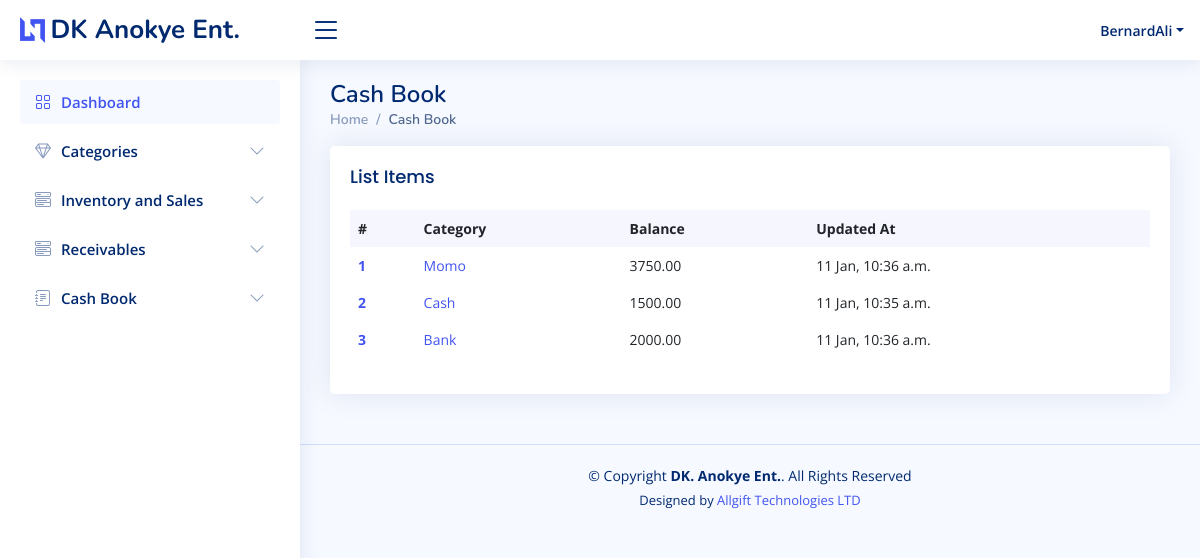
/cash_items/ (signed in), run on the app's committed database.
### core/models.py (models this page shows, shortened)
class Cash(models.Model):
    category = models.CharField(max_length=50, blank=True, null=True, choices=CASH_CHOICE)
    recipient = models.CharField(max_length=50)
    detail = models.TextField(max_length=50)
    created_on = models.DateTimeField(auto_now_add=True)
    amount_in = models.DecimalField(max_digits=10, decimal_places=2, blank=True, null=True)
    amount_out = models.DecimalField(max_digits=10, decimal_places=2, blank=True, null=True)
    impriest_level = models.DecimalField(max_digits=10, decimal_places=2, blank=True, null=True)
    balance = models.DecimalField(max_digits=10, decimal_places=2, blank=True, null=True)
    issue_by = models.CharField(max_length=50, blank=True, null=True)
    export_to_CSV = models.BooleanField(default=False)
    last_updated = models.DateTimeField(auto_now=True)

### core/views.py (the view)
# urls.py: path('cash_items/', views.cash_item, name='cash_items'),
@login_required
def cash_item(request):
    queryset = Cash.objects.all()
    context = {
        "queryset": queryset,
    }
    return render(request, "cash_item.html", context)

### templates/cash_item.html (shortened to what this page needs)
{% extends 'base.html' %}
{% load crispy_forms_tags %}
{% block content %}
     <div class="pagetitle">
      <h1>Cash Book</h1>
      <nav>
        <ol class="breadcrumb">
          <li class="breadcrumb-item"><a href="{% url 'home' %}">Home</a></li>
          <li class="breadcrumb-item active">Cash Book</li>
        </ol>
      </nav>
    </div>
     <section class="section dashboard">
            <div class="col-12">
              <div class="card recent-sales overflow-auto">
                <div class="card-body">
                  <h5 class="card-title">List Items </h5>
                  <table class="table table-borderless datatable table-hover">
                    <thead>
                      <tr>
                        <th scope="col">#</th>
                        <th scope="col">Category</th>
                        <th scope="col">Balance</th>
                        <th scope="col">Updated At</th>
                      </tr>
                    </thead>
                    <tbody>
                      {% for instance in queryset%}
                        <tr>
                        <th scope="row"><a href="#">{{ forloop.counter }}</a></th>
                        <td><a href="{% url 'cash_detail' instance.id %}">{{instance.category}}</a></td>
                        <td>{% if instance.balance <= instance.impriest_level %}
                              <div style="background-color: orange;">{{instance.balance}}</div>
                              {% else %}{{instance.balance}}
                              {% endif %}</td>
                        <td>{{instance.last_updated|date:"d M, h:i a"}}</td>
                      </tr>
                      {% endfor %}
                    </tbody>
                  </table>
                </div>
              </div>
            </div>
    </section>
{% endblock content %}

### templates/base.html (shortened to what this page needs)
{% load static %}
<!DOCTYPE html>
<html lang="en">
<head>
  <link href="{% static 'assets/vendor/bootstrap/css/bootstrap.min.css' %}" rel="stylesheet">
  <link href="{% static 'assets/vendor/bootstrap-icons/bootstrap-icons.css' %}" rel="stylesheet">
  <link href="{% static 'assets/vendor/boxicons/css/boxicons.min.css' %}" rel="stylesheet">
  <link href="{% static 'assets/vendor/quill/quill.snow.css' %}" rel="stylesheet">
  <link href="{% static 'assets/vendor/quill/quill.bubble.css' %}" rel="stylesheet">
  <link href="{% static 'assets/vendor/remixicon/remixicon.css' %}" rel="stylesheet">
  <link href="{% static 'assets/vendor/simple-datatables/style.css' %}" rel="stylesheet">
  <link href="{% static 'assets/css/style.css' %}" rel="stylesheet">
</head>
<body>
  <header id="header" class="header fixed-top d-flex align-items-center">
    <div class="d-flex align-items-center justify-content-between">
      <a href="{% url 'home' %}" class="logo d-flex align-items-center">
        <img src="{% static 'assets/img/logo.png' %}" alt="">
        <span class="d-none d-lg-block">DK Anokye Ent.</span>
      </a>
      <i class="bi bi-list toggle-sidebar-btn"></i>
    </div>
    <nav class="header-nav ms-auto">
      <ul class="d-flex align-items-center">
        {% if request.user.is_authenticated %}
        <li class="nav-item dropdown pe-3">
          <a class="nav-link nav-profile d-flex align-items-center pe-0" href="#" data-bs-toggle="dropdown">
            <span class="d-none d-md-block dropdown-toggle ps-2">{{ user.username }}</span>
          </a>
        </li>
        {% endif %}
      </ul>
    </nav>
  </header>
  <aside id="sidebar" class="sidebar">
    <ul class="sidebar-nav" id="sidebar-nav">
      <li class="nav-item">
        <a class="nav-link " href="{% url 'home' %}">
          <i class="bi bi-grid"></i>
          <span>Dashboard</span>
        </a>
      </li>
        {% if request.user.is_authenticated and request.user.is_superuser %}
      <li class="nav-item">
        <a class="nav-link collapsed" data-bs-target="#icons-nav" data-bs-toggle="collapse" href="#">
          <i class="bi bi-gem"></i><span>Categories</span><i class="bi bi-chevron-down ms-auto"></i>
        </a>
      </li>
      {% endif %}
      <li class="nav-item">
        <a class="nav-link collapsed" data-bs-target="#components-nav" data-bs-toggle="collapse" href="#">
          <i class="bi bi-menu-button-wide"></i><span>Inventory and Sales</span><i class="bi bi-chevron-down ms-auto"></i>
        </a>
      </li>
      <li class="nav-item">
        <a class="nav-link collapsed" data-bs-target="#components-rec" data-bs-toggle="collapse" href="#">
          <i class="bi bi-menu-button-wide"></i><span>Receivables</span><i class="bi bi-chevron-down ms-auto"></i>
        </a>
      </li>
      {% if request.user.is_authenticated and request.user.is_superuser %}
      <li class="nav-item">
        <a class="nav-link collapsed" data-bs-target="#forms-nav" data-bs-toggle="collapse" href="#">
          <i class="bi bi-journal-text"></i><span>Cash Book</span><i class="bi bi-chevron-down ms-auto"></i>
        </a>
      </li>
      {% endif %}
    </ul>
  </aside>
  <main id="main" class="main">
      {% block content %}
      {% endblock content %}
  </main>
  <footer id="footer" class="footer">
    <div class="copyright">
      &copy; Copyright <strong><span>DK. Anokye Ent.</span></strong>. All Rights Reserved
    </div>
    <div class="credits">
      Designed by <a href="https://allgifttechnologies.com/">Allgift Technologies LTD</a>
    </div>
  </footer>
</body>
</html>

### static/assets/css/style.css (style rules this page uses)
:root { scroll-behavior: smooth; }
body { font-family: "Open Sans", sans-serif; background: #f6f9ff; color: #444444; }
a { color: #4154f1; text-decoration: none; }
h1, h2, h3, h4, h5, h6 { font-family: "Nunito", sans-serif; }
#main { margin-top: 60px; padding: 20px 30px; transition: all 0.3s; }
.pagetitle { margin-bottom: 10px; }
.pagetitle h1 { font-size: 24px; margin-bottom: 0; font-weight: 600; color: #012970; }
.card { margin-bottom: 30px; border: none; border-radius: 5px; box-shadow: 0px 0 30px rgba(1, 41, 112, 0.1); }
.card-title { padding: 20px 0 15px 0; font-size: 18px; font-weight: 500; color: #012970; font-family: "Poppins", sans-serif; }
.card-body { padding: 0 20px 20px 20px; }
.breadcrumb { font-size: 14px; font-family: "Nunito", sans-serif; color: #899bbd; font-weight: 600; }
.breadcrumb a { color: #899bbd; transition: 0.3s; }
.breadcrumb .breadcrumb-item::before { color: #899bbd; }
.breadcrumb .active { color: #51678f; font-weight: 600; }
.logo { line-height: 1; }
@media (min-width: 1200px) { .logo { width: 280px; } }
.logo img { max-height: 26px; margin-right: 6px; }
.logo span { font-size: 26px; font-weight: 700; color: #012970; font-family: "Nunito", sans-serif; }
.header { transition: all 0.5s; z-index: 997; height: 60px; box-shadow: 0px 2px 20px rgba(1, 41, 112, 0.1); background-color: #fff; padding-left: 20px; }
.header .toggle-sidebar-btn { font-size: 32px; padding-left: 10px; cursor: pointer; color: #012970; }
.header-nav ul { list-style: none; }
.header-nav>ul { margin: 0; padding: 0; }
.header-nav .nav-profile { color: #012970; }
.header-nav .nav-profile span { font-size: 14px; font-weight: 600; }
.sidebar { position: fixed; top: 60px; left: 0; bottom: 0; width: 300px; z-index: 996; transition: all 0.3s; padding: 20px; overflow-y: auto; scrollbar-width: thin; scrollbar-color: #aab7cf transparent; box-shadow: 0px 0px 20px rgba(1, 41, 112, 0.1); background-color: #fff; }
@media (min-width: 1200px) { #main, #footer { margin-left: 300px; } }
.sidebar-nav { padding: 0; margin: 0; list-style: none; }
.sidebar-nav li { padding: 0; margin: 0; list-style: none; }
.sidebar-nav .nav-item { margin-bottom: 5px; }
.sidebar-nav .nav-link { display: flex; align-items: center; font-size: 15px; font-weight: 600; color: #4154f1; transition: 0.3; background: #f6f9ff; padding: 10px 15px; border-radius: 4px; }
.sidebar-nav .nav-link i { font-size: 16px; margin-right: 10px; color: #4154f1; }
.sidebar-nav .nav-link.collapsed { color: #012970; background: #fff; }
.sidebar-nav .nav-link.collapsed i { color: #899bbd; }
.sidebar-nav .nav-link .bi-chevron-down { margin-right: 0; transition: transform 0.2s ease-in-out; }
.dashboard .recent-sales { font-size: 14px; }
.dashboard .recent-sales .table thead { background: #f6f6fe; }
.dashboard .recent-sales .table thead th { border: 0; }
.footer { padding: 20px 0; font-size: 14px; transition: all 0.3s; border-top: 1px solid #cddfff; }
.footer .copyright { text-align: center; color: #012970; }
.footer .credits { padding-top: 5px; text-align: center; font-size: 13px; color: #012970; }

### data on the page
Cash: category "Momo", balance "3750.00", last_updated "11 Jan, 10:36 a.m."
Cash: category "Cash", balance "1500.00", last_updated "11 Jan, 10:35 a.m."
Cash: category "Bank", balance "2000.00", last_updated "11 Jan, 10:36 a.m."

### other printed values
{{ user.username }} "BernardAli"
